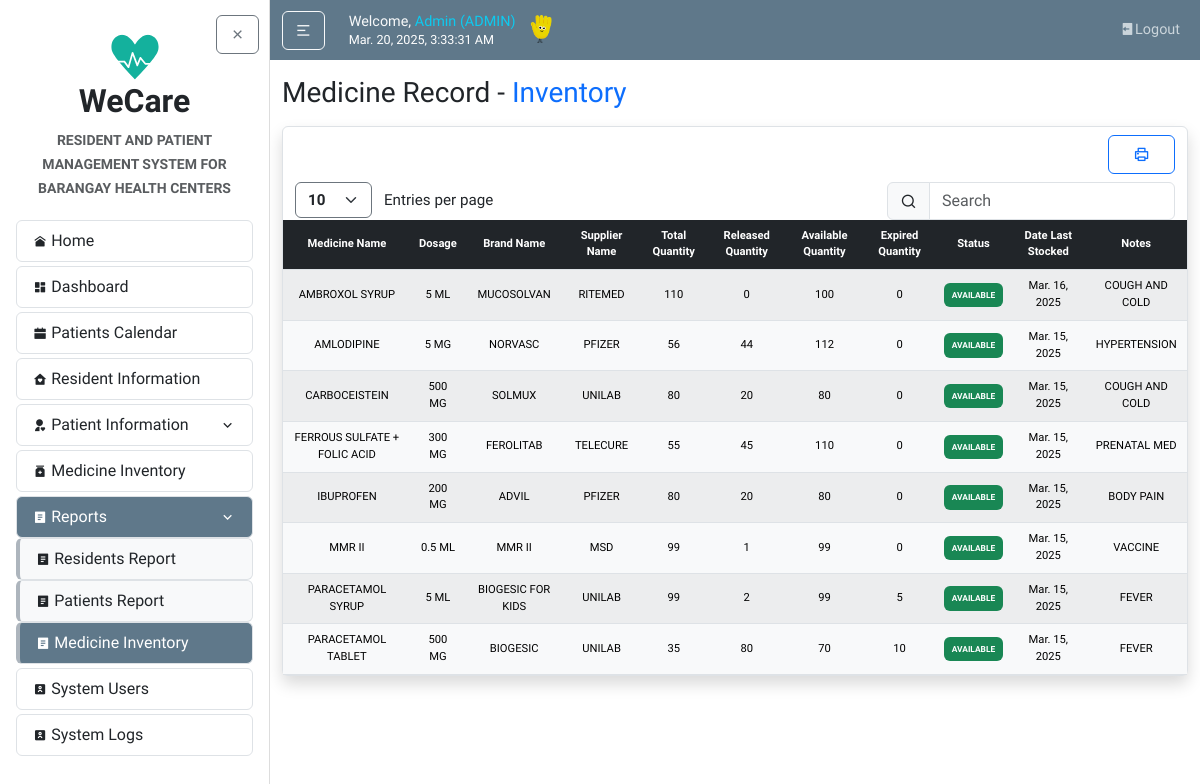
Page /reports/medicineRecord/ (signed in) on the earlier database version.
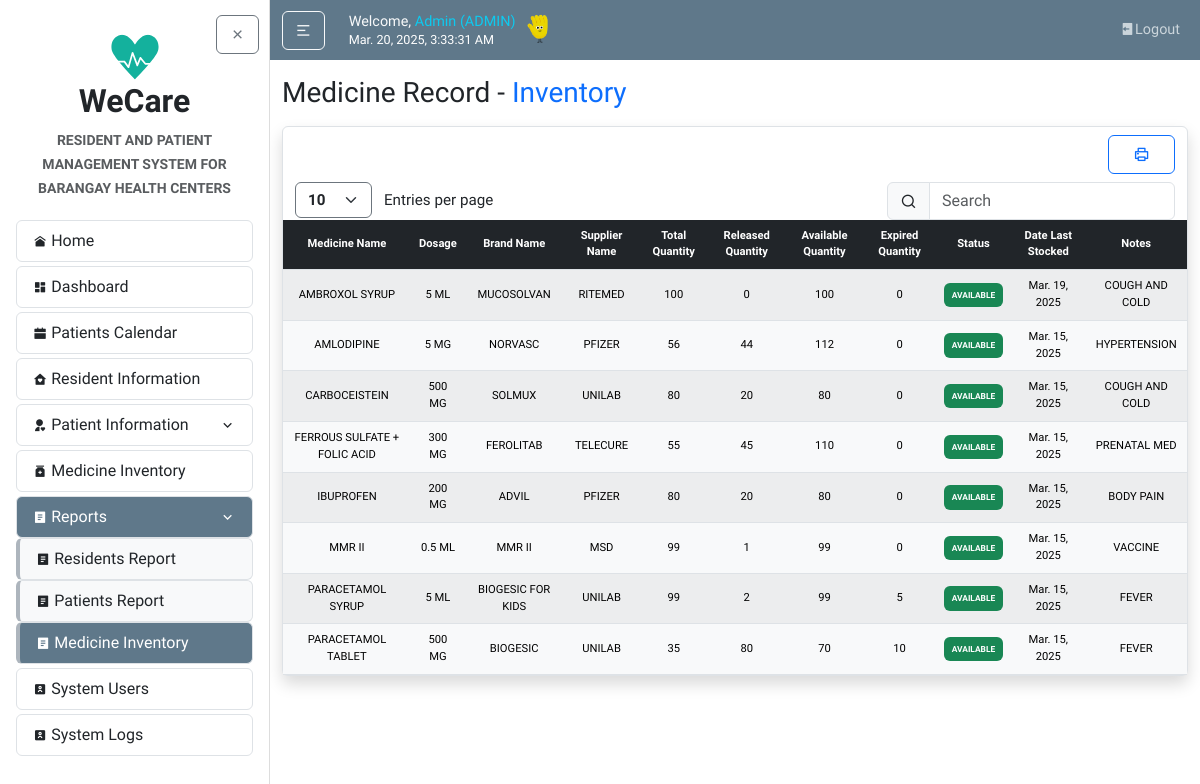
Same page on the later database version.
### medicineMonitoring/models.py (models this page shows, shortened)
class Medicine(models.Model):
    medicine_name = models.CharField(max_length=255)
    brand_name = models.CharField(max_length=255, blank=True, null=True)
    dosage = models.CharField(max_length=100, blank=True, null=True)
    total_quantity = models.PositiveIntegerField(default=0)
    supplier_name = models.CharField(max_length=255)
    date_last_stock = models.DateField(blank=True)
    notes = models.TextField(blank=True, null=True)

### users/decorators.py (the view)
        def wrapper(request, *args, **kwargs):
            try:
                profile = request.user.userprofile
                if profile.userrole == 'ADMIN' or profile.userrole in allowed_roles:
                    return view_func(request, *args, **kwargs)
                else:
                    messages.warning(
                        request,
                        f"You don't have permission to access the {module_name} module."
                    )
                    return redirect('home')
            except UserProfile.DoesNotExist:
                messages.warning(
                    request,
                    f"Complete your profile to access the {module_name} module."
                )
                return redirect('home')

### reports/views.py (called while the page is built)
@login_required
@role_required(['ADMIN', 'BHW', 'DOCTOR'], 'Medicine Record')
def medicineReport(request):
    today = date.today()
    medicines = Medicine.objects.all().order_by("medicine_name").annotate(
        releasedQty=Sum('medicine_trackings__quantity_used'),
        expiredQty=Sum('stocks__quantity', filter=Q(stocks__expiration_date__lte=today)),
        availableQty = Sum('stocks__quantity', filter=Q(stocks__expiration_date__gt=today) & Q(stocks__quantity__gt=10))
    )
    context = {
        'medicines': medicines,
        'today': today,
    }
    return render(request, "reports/medicineReport.html", context)

### reports/templates/reports/medicineReport.html (shortened to what the changed rows need)
{% extends "home/layout.html" %}
{% load static %}
{% block body %}
    <article class="content-section border rounded p-0 mx-0 px-0 shadow">
        <div class="table-responsive w-100">
            <table id="dataTable" class="table table-light table-striped text-center m-0 w-100 projectTables">
                <thead class="table-dark">
                <tr>
                    <th class="text-center align-middle">Medicine Name</th>
                    <th class="text-center align-middle">Dosage</th>
                    <th class="text-center align-middle">Brand Name</th>
                    <th class="text-center align-middle">Supplier Name</th>
                    <th class="text-center align-middle">Total Quantity</th>
                    <th class="text-center align-middle">Released Quantity</th>
                    <th class="text-center align-middle">Available Quantity</th>
                    <th class="text-center align-middle">Expired Quantity</th>
                    <th class="text-center align-middle">Status</th>
                    <th class="text-center align-middle">Date Last Stocked</th>
                    <th class="text-center align-middle">Notes</th>
                </tr>
                </thead>
                <tbody>
                {% for med in medicines %}
                <tr>
                    <td class="text-center align-middle">{{ med.medicine_name }}</td>
                    <td class="text-center align-middle">{{ med.dosage }}</td>
                    <td class="text-center align-middle">{{ med.brand_name }}</td>
                    <td class="text-center align-middle">{{ med.supplier_name }}</td>
                    <td class="text-center align-middle">{{ med.total_quantity }}</td>
                    <td class="text-center align-middle">{{ med.releasedQty|default:"0" }}</td>
                    <td class="text-center align-middle">{{ med.availableQty|default:"0" }}</td>
                    <td class="text-center align-middle">{{ med.expiredQty|default:"0" }}</td>
                    <td class="text-center align-middle">
                      {% if med.total_quantity <= 0 %}
                        <span class="badge p-2 fw-bold bg-danger">OUT OF STOCK</span>
                      {% elif med.total_quantity <= 10 %}
                        <span class="badge p-2 fw-bold bg-warning text-dark">LOW STOCK</span>
                      {% else %}
                        <span class="badge p-2 fw-bold bg-success">AVAILABLE</span>
                      {% endif %}
                    </td>
                    <td class="text-center align-middle">{{ med.date_last_stock|date:"M. d, Y" }}</td>
                    <td class="text-center align-middle">{{ med.notes }}</td>
                </tr>
                {% endfor %}
                </tbody>
            </table>
        </div>
  </article>
{% endblock body %}

Differences in the rows shown:
changed Medicine "AMBROXOL SYRUP": total_quantity "110" → "100"; date_last_stock "Mar. 16, 2025" → "Mar. 19, 2025"
